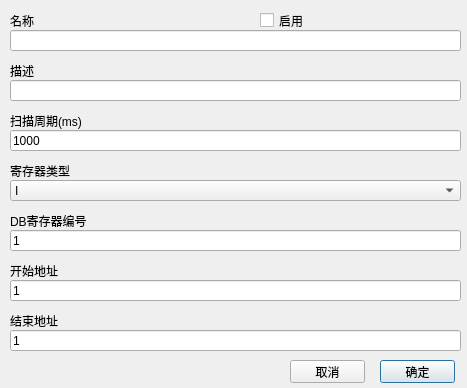
<?xml version="1.0" encoding="UTF-8"?>
<ui version="4.0">
 <class>CMDDataBlockDialog</class>
 <widget class="QDialog" name="CMDDataBlockDialog">
  <property name="geometry">
   <rect>
    <x>0</x>
    <y>0</y>
    <width>467</width>
    <height>388</height>
   </rect>
  </property>
  <property name="windowTitle">
   <string>Dialog</string>
  </property>
  <widget class="QLineEdit" name="nameEdit">
   <property name="geometry">
    <rect>
     <x>10</x>
     <y>30</y>
     <width>451</width>
     <height>21</height>
    </rect>
   </property>
  </widget>
  <widget class="QLabel" name="label_4">
   <property name="geometry">
    <rect>
     <x>10</x>
     <y>60</y>
     <width>451</width>
     <height>21</height>
    </rect>
   </property>
   <property name="text">
    <string>描述</string>
   </property>
  </widget>
  <widget class="QLineEdit" name="descriptionEdit">
   <property name="geometry">
    <rect>
     <x>10</x>
     <y>80</y>
     <width>451</width>
     <height>21</height>
    </rect>
   </property>
   <property name="readOnly">
    <bool>false</bool>
   </property>
  </widget>
  <widget class="QLabel" name="label_2">
   <property name="geometry">
    <rect>
     <x>10</x>
     <y>10</y>
     <width>241</width>
     <height>21</height>
    </rect>
   </property>
   <property name="text">
    <string>名称</string>
   </property>
  </widget>
  <widget class="QLineEdit" name="rateEdit">
   <property name="geometry">
    <rect>
     <x>10</x>
     <y>130</y>
     <width>451</width>
     <height>21</height>
    </rect>
   </property>
   <property name="text">
    <string notr="true">1000</string>
   </property>
   <property name="readOnly">
    <bool>false</bool>
   </property>
  </widget>
  <widget class="QLabel" name="label_5">
   <property name="geometry">
    <rect>
     <x>10</x>
     <y>110</y>
     <width>451</width>
     <height>21</height>
    </rect>
   </property>
   <property name="text">
    <string>扫描周期(ms)</string>
   </property>
  </widget>
  <widget class="QLineEdit" name="startAddressEdit">
   <property name="geometry">
    <rect>
     <x>10</x>
     <y>280</y>
     <width>451</width>
     <height>21</height>
    </rect>
   </property>
   <property name="text">
    <string>1</string>
   </property>
   <property name="readOnly">
    <bool>false</bool>
   </property>
  </widget>
  <widget class="QLabel" name="label_6">
   <property name="geometry">
    <rect>
     <x>10</x>
     <y>260</y>
     <width>451</width>
     <height>21</height>
    </rect>
   </property>
   <property name="text">
    <string>开始地址</string>
   </property>
  </widget>
  <widget class="QCheckBox" name="enableCheckBox">
   <property name="geometry">
    <rect>
     <x>260</x>
     <y>10</y>
     <width>181</width>
     <height>21</height>
    </rect>
   </property>
   <property name="layoutDirection">
    <enum>Qt::LeftToRight</enum>
   </property>
   <property name="text">
    <string>启用</string>
   </property>
  </widget>
  <widget class="QLineEdit" name="endAddressEdit">
   <property name="geometry">
    <rect>
     <x>10</x>
     <y>330</y>
     <width>451</width>
     <height>21</height>
    </rect>
   </property>
   <property name="text">
    <string>1</string>
   </property>
   <property name="readOnly">
    <bool>false</bool>
   </property>
  </widget>
  <widget class="QLabel" name="label_7">
   <property name="geometry">
    <rect>
     <x>10</x>
     <y>310</y>
     <width>451</width>
     <height>21</height>
    </rect>
   </property>
   <property name="text">
    <string>结束地址</string>
   </property>
  </widget>
  <widget class="QLabel" name="label_8">
   <property name="geometry">
    <rect>
     <x>10</x>
     <y>160</y>
     <width>451</width>
     <height>21</height>
    </rect>
   </property>
   <property name="text">
    <string>寄存器类型</string>
   </property>
  </widget>
  <widget class="QPushButton" name="okButton">
   <property name="geometry">
    <rect>
     <x>380</x>
     <y>360</y>
     <width>75</width>
     <height>23</height>
    </rect>
   </property>
   <property name="text">
    <string>确定</string>
   </property>
  </widget>
  <widget class="QPushButton" name="cancelButton">
   <property name="geometry">
    <rect>
     <x>290</x>
     <y>360</y>
     <width>75</width>
     <height>23</height>
    </rect>
   </property>
   <property name="text">
    <string>取消</string>
   </property>
  </widget>
  <widget class="QComboBox" name="registerComboBox">
   <property name="geometry">
    <rect>
     <x>10</x>
     <y>180</y>
     <width>451</width>
     <height>21</height>
    </rect>
   </property>
   <property name="currentIndex">
    <number>0</number>
   </property>
   <item>
    <property name="text">
     <string>I</string>
    </property>
   </item>
   <item>
    <property name="text">
     <string>Q</string>
    </property>
   </item>
   <item>
    <property name="text">
     <string>M</string>
    </property>
   </item>
   <item>
    <property name="text">
     <string>DB</string>
    </property>
   </item>
   <item>
    <property name="text">
     <string>C</string>
    </property>
   </item>
   <item>
    <property name="text">
     <string>T</string>
    </property>
   </item>
  </widget>
  <widget class="QLineEdit" name="DBNumberEdit">
   <property name="geometry">
    <rect>
     <x>10</x>
     <y>230</y>
     <width>451</width>
     <height>21</height>
    </rect>
   </property>
   <property name="text">
    <string>1</string>
   </property>
  </widget>
  <widget class="QLabel" name="label">
   <property name="geometry">
    <rect>
     <x>10</x>
     <y>210</y>
     <width>451</width>
     <height>21</height>
    </rect>
   </property>
   <property name="text">
    <string>DB寄存器编号</string>
   </property>
  </widget>
 </widget>
 <resources/>
 <connections/>
</ui>
